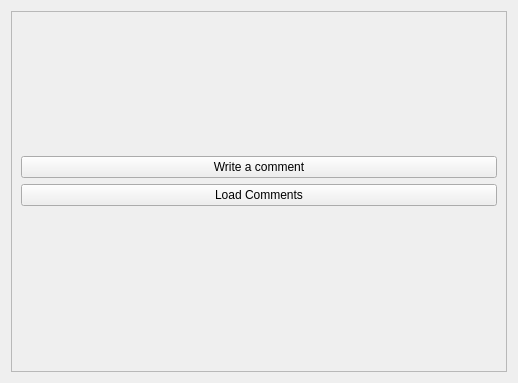
<?xml version="1.0" encoding="UTF-8"?>
<ui version="4.0">
 <class>comment_screen</class>
 <widget class="QWidget" name="comment_screen">
  <property name="geometry">
   <rect>
    <x>0</x>
    <y>0</y>
    <width>518</width>
    <height>383</height>
   </rect>
  </property>
  <property name="windowTitle">
   <string>Form</string>
  </property>
  <layout class="QVBoxLayout" name="verticalLayout">
   <item>
    <widget class="QScrollArea" name="scrollArea">
     <property name="widgetResizable">
      <bool>true</bool>
     </property>
     <widget class="QWidget" name="scrollAreaWidgetContents">
      <property name="geometry">
       <rect>
        <x>0</x>
        <y>0</y>
        <width>494</width>
        <height>359</height>
       </rect>
      </property>
      <layout class="QVBoxLayout" name="verticalLayout_2">
       <item>
        <layout class="QVBoxLayout" name="write_comment_section">
         <property name="bottomMargin">
          <number>20</number>
         </property>
         <item>
          <widget class="QPushButton" name="write_comment_button">
           <property name="cursor">
            <cursorShape>PointingHandCursor</cursorShape>
           </property>
           <property name="text">
            <string>Write a comment</string>
           </property>
          </widget>
         </item>
         <item>
          <layout class="QGridLayout" name="comments_section">
           <item row="1" column="0">
            <widget class="QPushButton" name="comments_button">
             <property name="cursor">
              <cursorShape>PointingHandCursor</cursorShape>
             </property>
             <property name="text">
              <string>Load Comments</string>
             </property>
            </widget>
           </item>
          </layout>
         </item>
        </layout>
       </item>
      </layout>
     </widget>
    </widget>
   </item>
  </layout>
 </widget>
 <resources/>
 <connections/>
</ui>
